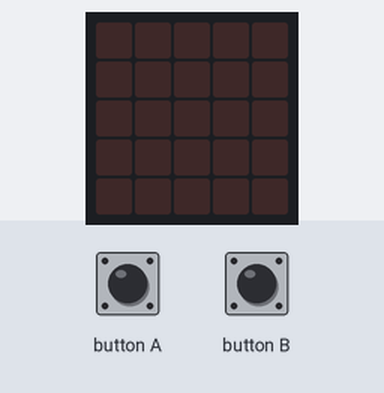
Bench run of a program on a simulated BBC micro:bit (MakeCode). Parts: the board's 5×5 LED display. The inputs (shaded band) are chosen by the test bench. Random numbers come from a fixed seed.

Above: at 1.2 s.
1.3 s: button A pressed for 0.15 s
At 2.1 s:
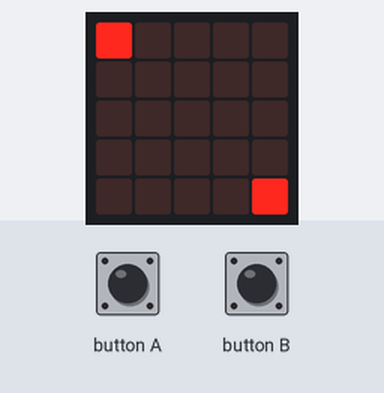
2.9 s: button B pressed for 0.15 s
At 3.4 s:
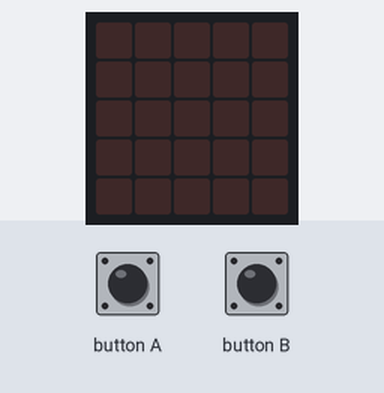
4.5 s: button A pressed for 0.15 s
At 5.8 s:
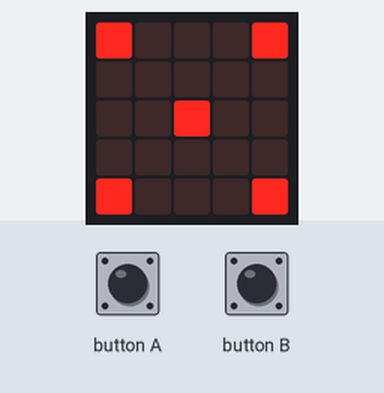
6.1 s: button A pressed for 0.15 s
At 7.0 s:
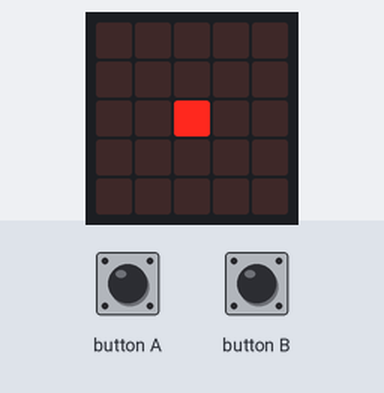
7.7 s: button A pressed for 0.15 s
At 8.2 s:
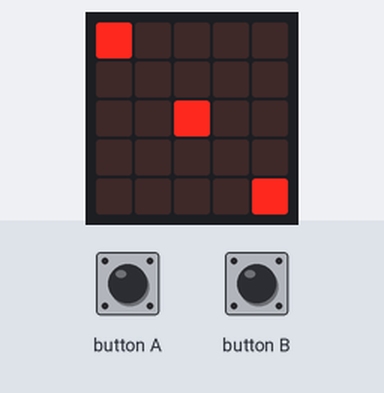
9.3 s: button A pressed 5 times (0.12 s each, 0.3 s apart)
At 11.9 s:
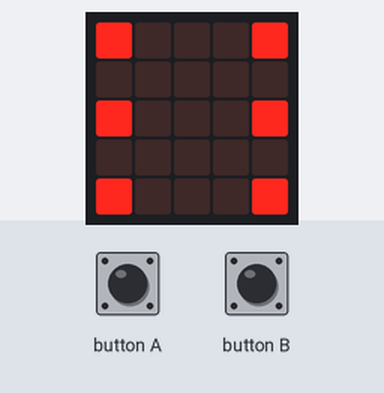
Timing chart, 0 to 13.4 s (numbered marks = the images above; inputs shaded):
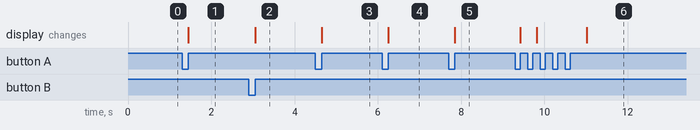

The program:

main.ts
```typescript
let Dado = 0
input.onButtonPressed(Button.A, function () {
    Dado = randint(1, 6)
    if (1 == Dado) {
        basic.showLeds(`
            . . . . .
            . . . . .
            . . # . .
            . . . . .
            . . . . .
            `)
    } else if (2 == Dado) {
        basic.showLeds(`
            # . . . .
            . . . . .
            . . . . .
            . . . . .
            . . . . #
            `)
    } else if (3 == Dado) {
        basic.showLeds(`
            # . . . .
            . . . . .
            . . # . .
            . . . . .
            . . . . #
            `)
    } else if (4 == Dado) {
        basic.showLeds(`
            # . . . #
            . . . . .
            . . . . .
            . . . . .
            # . . . #
            `)
    } else if (5 == Dado) {
        basic.showLeds(`
            # . . . #
            . . . . .
            . . # . .
            . . . . .
            # . . . #
            `)
    } else if (6 == Dado) {
        basic.showLeds(`
            # . . . #
            . . . . .
            # . . . #
            . . . . .
            # . . . #
            `)
    } else {

    }
})
input.onButtonPressed(Button.B, function () {
    basic.clearScreen()
})
```

test.ts
```typescript
// aquí va el archivo "tests"; esto no se compilará cuando este paquete se utilice como una extensión.
```

Measured:
- after the input at 1.3 s, the display: changes after 0.15 s (image 1)
- after the input at 2.9 s, the display: changes after 0.15 s (image 2)
- after the input at 4.5 s, the display: changes after 0.15 s (image 3)
- after the input at 6.1 s, the display: changes after 0.15 s (image 4)
- after the input at 7.7 s, the display: changes after 0.15 s (image 5)
- after the input at 9.3 s, the display: first changes after 0.12 s (image 6 shows a later state)
